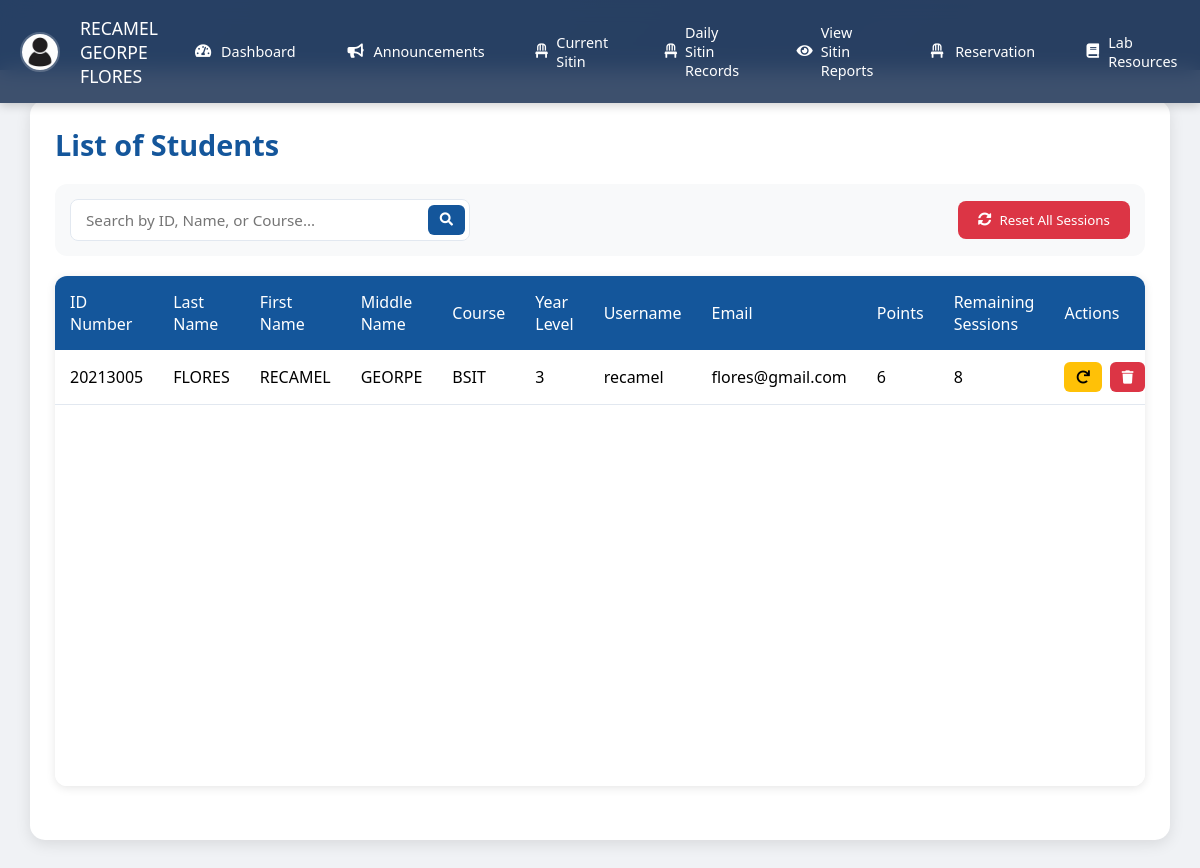
Page /liststudent.php (signed in) on the committed database.
### tables this page shows
CREATE TABLE `user` (
  `IDNO` int(11) NOT NULL,
  `LASTNAME` varchar(255) NOT NULL,
  `FIRSTNAME` varchar(255) NOT NULL,
  `MIDNAME` varchar(255) NOT NULL,
  `COURSE` varchar(255) NOT NULL,
  `YEARLEVEL` int(11) NOT NULL,
  `USERNAME` varchar(255) NOT NULL,
  `PASSWORD` varchar(255) NOT NULL,
  `EMAIL` varchar(255) NOT NULL,
  `PROFILE_PIC` varchar(255) NOT NULL DEFAULT 'default.jpg',
  `REMAINING_SESSIONS` int(30) NOT NULL DEFAULT 30,
  `POINTS` int(11) DEFAULT 0
);

### liststudent.php (the view, shortened to what this page needs)
<?php
include("connector.php");
$username = $_SESSION['Username'];
$query = "SELECT PROFILE_PIC, FIRSTNAME, MIDNAME, LASTNAME FROM user WHERE USERNAME = ?";
$stmt = $con->prepare($query);
$stmt->bind_param("s", $username);
$stmt->execute();
$result = $stmt->get_result();
if ($result && $result->num_rows > 0) {
$row = $result->fetch_assoc();
$profile_pic = !empty($row['PROFILE_PIC']) ? htmlspecialchars($row['PROFILE_PIC']) : 'default.jpg';
$user_name = htmlspecialchars($row['FIRSTNAME'] . ' ' . $row['MIDNAME'] . ' ' . $row['LASTNAME']);
} else {
$profile_pic = 'default.jpg';
$user_name = 'Admin';
}
?>
<!DOCTYPE html>
<html lang="en">
<head>
<link rel="stylesheet" href="https://cdnjs.cloudflare.com/ajax/libs/font-awesome/5.15.3/css/all.min.css">
</head>
<body>
<div class="sidebar">
    <img src="uploads/<?php echo htmlspecialchars($profile_pic); ?>" alt="Profile Picture">
    <div class="user-name"><?php echo htmlspecialchars($user_name); ?></div>
    <a href="admindash.php"><i class="fas fa-tachometer-alt"></i> Dashboard</a>
    <a href="adannouncement.php"><i class="fas fa-bullhorn"></i> Announcements</a>
    <a href="adsitin.php"><i class="fas fa-chair"></i> Current Sitin</a>
    <a href="addaily.php"><i class="fas fa-chair"></i> Daily Sitin Records</a>
    <a href="viewReports.php"><i class="fas fa-eye"></i> View Sitin Reports</a>
    <a href="adreservation.php"><i class="fas fa-chair"></i> Reservation</a>
    <a href="adlabresources.php"><i class="fas fa-book"></i> Lab Resources</a>
</div>
<div class="content">
<div class="container">
<div class="header">
<h1>List of Students</h1>
</div>
<div class="controls-container">
<div class="search-box">
<input type="text" id="searchInput" placeholder="Search by ID, Name, or Course...">
<button type="button">
<i class="fas fa-search"></i>
</button>
</div>
<form method="POST" style="margin: 0;">
<button type="submit" name="reset_sessions" class="reset-button">
<i class="fas fa-sync-alt"></i> Reset All Sessions
</button>
</form>
</div>
<div class="table-container">
<table>
<thead>
<tr>
<th>ID Number</th>
<th>Last Name</th>
<th>First Name</th>
<th>Middle Name</th>
<th>Course</th>
<th>Year Level</th>
<th>Username</th>
<th>Email</th>
<th>Points</th>
<th>Remaining Sessions</th>
<th>Actions</th>
</tr>
</thead>
<tbody>
<?php
$query = "SELECT * FROM user ORDER BY LASTNAME ASC";
$result = mysqli_query($con, $query);
while ($row = mysqli_fetch_assoc($result)) {
    $points_class = '';
    if ($row['POINTS'] >= 2) {
        $points_class = 'points-high';
    } elseif ($row['POINTS'] == 1) {
        $points_class = 'points-medium';
    } else {
        $points_class = 'points-low';
    }
    echo "<tr>";
    echo "<td>" . htmlspecialchars($row['IDNO']) . "</td>";
    echo "<td>" . htmlspecialchars($row['LASTNAME']) . "</td>";
    echo "<td>" . htmlspecialchars($row['FIRSTNAME']) . "</td>";
    echo "<td>" . htmlspecialchars($row['MIDNAME']) . "</td>";
    echo "<td>" . htmlspecialchars($row['COURSE']) . "</td>";
    echo "<td class='text-center'>" . htmlspecialchars($row['YEARLEVEL']) . "</td>";
    echo "<td>" . htmlspecialchars($row['USERNAME']) . "</td>";
    echo "<td>" . htmlspecialchars($row['EMAIL']) . "</td>";
    echo "<td class='points-column " . $points_class . "'>" . htmlspecialchars($row['POINTS']) . "</td>";
    echo "<td class='text-center'>" . htmlspecialchars($row['REMAINING_SESSIONS']) . "</td>";
    echo "<td class='action-buttons'>";
    echo "<button onclick='resetSessions(" . $row['IDNO'] . ")' class='reset-btn' title='Reset Sessions'><i class='fas fa-redo'></i></button>";
    echo "<button onclick='deleteStudent(" . $row['IDNO'] . ")' class='delete-btn' title='Delete Student'><i class='fas fa-trash'></i></button>";
    echo "</td>";
    echo "</tr>";
}
?>
</tbody>
</table>
</div>
</div>
</div>
</body>
</html>

### liststudent.php (style rules this page uses)
* { margin: 0; padding: 0; box-sizing: border-box; font-family: 'Segoe UI', Tahoma, Geneva, Verdana, sans-serif; }
html, body { background: linear-gradient(135deg, #14569b, #2a3f5f); display: flex; min-height: 100vh; width: 100%; }
.sidebar { width: 100%; background-color: rgba(42, 63, 95, 0.9); padding: 15px 20px; position: fixed; top: 0; left: 0; display: flex; align-items: center; gap: 20px; box-shadow: 0 2px 10px rgba(0, 0, 0, 0.2); backdrop-filter: blur(10px); z-index: 1000; }
.sidebar img { width: 40px; height: 40px; border-radius: 50%; border: 2px solid rgba(255, 255, 255, 0.2); }
.sidebar .user-name { color: white; font-size: 1.1rem; margin-right: auto; }
.sidebar a { color: white; text-decoration: none; padding: 8px 15px; border-radius: 6px; transition: all 0.3s; display: flex; align-items: center; gap: 8px; font-size: 0.9rem; }
.sidebar a i { width: 20px; text-align: center; }
.content { margin-top: 70px; padding: 30px; min-height: calc(100vh - 70px); background: #f0f2f5; width: 100%; }
.container { background: white; border-radius: 15px; padding: 25px; box-shadow: 0 4px 15px rgba(0, 0, 0, 0.1); height: calc(100vh - 60px); max-width: 1400px; margin: 0 auto; overflow: hidden; }
.header { margin-bottom: 20px; }
.header h1 { color: #14569b; font-size: 1.8rem; font-weight: 600; margin-bottom: 15px; }
.controls-container { display: flex; justify-content: space-between; align-items: center; gap: 15px; margin-bottom: 20px; padding: 15px; background: #f8f9fa; border-radius: 12px; }
.search-box { display: flex; align-items: center; gap: 10px; flex: 1; max-width: 400px; position: relative; }
.search-box input { width: 100%; padding: 10px 15px; padding-right: 45px; border: 1px solid #e2e8f0; border-radius: 8px; transition: all 0.2s; font-size: 0.95rem; }
.search-box button { position: absolute; right: 5px; padding: 8px 12px; background: #14569b; color: white; border: none; border-radius: 6px; cursor: pointer; transition: all 0.2s; display: flex; align-items: center; justify-content: center; }
.reset-button { background: #dc3545; color: white; padding: 10px 20px; border: none; border-radius: 8px; cursor: pointer; transition: all 0.2s; display: flex; align-items: center; gap: 8px; }
.table-container { height: calc(100% - 180px); overflow-y: auto; border-radius: 12px; background: white; box-shadow: 0 2px 10px rgba(0, 0, 0, 0.1); }
table { width: 100%; border-collapse: separate; border-spacing: 0; }
thead { position: sticky; top: 0; z-index: 2; }
th { background: #14569b; color: white; padding: 15px; font-weight: 500; text-align: left; }
td { padding: 12px 15px; border-bottom: 1px solid #e2e8f0; }
.action-buttons { display: flex; gap: 8px; justify-content: center; }
.reset-btn, .delete-btn { padding: 6px 12px; border: none; border-radius: 6px; cursor: pointer; transition: all 0.2s; }
.reset-btn { background: #ffc107; color: #000; }
.delete-btn { background: #dc3545; color: white; }

### rows in the picture
user: PROFILE_PIC (placeholder picture), user_name "RECAMEL GEORPE FLORES", IDNO "20213005", LASTNAME "FLORES", FIRSTNAME "RECAMEL", MIDNAME "GEORPE", COURSE "BSIT", YEARLEVEL "3", USERNAME "recamel", EMAIL "flores@gmail.com", POINTS "6", REMAINING_SESSIONS "8"
